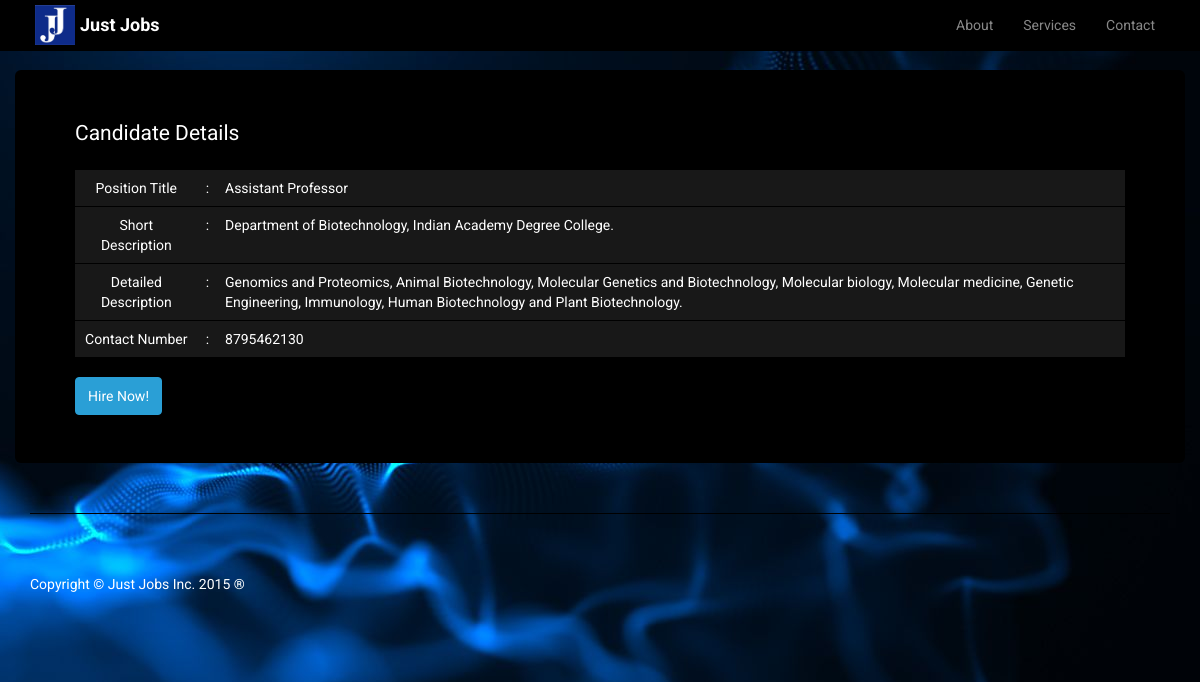
/details?hid=4, run on the app's committed database.
### tables this page shows
CREATE TABLE IF NOT EXISTS `hire` (
`hid` int(11) NOT NULL,
  `title` varchar(30) NOT NULL,
  `desc` varchar(70) NOT NULL,
  `details` varchar(300) NOT NULL,
  `mob` bigint(20) NOT NULL,
  `poster` int(11) NOT NULL
);

### details.php (the view, shortened to what this page needs)
<!DOCTYPE html>
<html lang="en">
<head>
    <link href="css/bootstrap.min.css" rel="stylesheet">
    <link href="css/heroic-features.css" rel="stylesheet">
</head>
<body>
    <nav class="navbar navbar-inverse navbar-fixed-top" role="navigation">
        <div class="container">
            <img class="img-thumbnail img-rounded navbar-left" src="img/fav.png" width="50px" onclick="location.href='index'">
            <div class="navbar-header">
                <a class="navbar-brand" href="index"><b>Just Jobs</b></a>
            </div>
            <div class="collapse navbar-collapse navbar-right" id="bs-example-navbar-collapse-1">
                <ul class="nav navbar-nav">
                    <li>
                        <a href="aboutus">About</a>
                    </li>
                    <li>
                        <a href="services">Services</a>
                    </li>
                    <li>
                        <?php if (isset($_SESSION['login'])):?>
                            <a href="logout">Logout</a>
                        <?php else:?>
                            <a href="contact">Contact</a>
                        <?php endif;?>
                    </li>
                </ul>
            </div>
        </div>
    </nav>
    <div class="container">
        <div class="row">
            <header class="jumbotron">
                <div class="table-responsive">
                <?php
                    if (isset($_GET['hid'])){
                        $hid=$_GET['hid'];
                        echo "<legend>Candidate Details</legend>";
                        $sql=mysql_query("SELECT * FROM hire WHERE hid=$hid") or die(mysql_error());
                        if (mysql_num_rows($sql)) {
                            $res=mysql_fetch_array($sql);
                            echo "<table class='table'>
                                    <tr>
                                        <td class='text-center'>Position Title</td>
                                        <td>:</td>
                                        <td>".$res['title']."</td>
                                    </tr>
                                    <tr>
                                        <td class='text-center'>Short Description</td>
                                        <td>:</td>
                                        <td>".$res['desc']."</td>
                                    </tr>
                                    <tr>
                                        <td class='text-center'>Detailed Description</td>
                                        <td>:</td>
                                        <td>".$res['details']."</td>
                                    </tr>
                                    <tr>
                                        <td class='text-center'>Contact Number</td>
                                        <td>:</td>
                                        <td>".$res['mob']."</td>
                                    </tr>
                                  </table>  ";
                                  if (isset($_SESSION['login']))
                                    echo "<a href='enroll?hid=".$hid."' class='btn btn-primary'>Hire Now!</a>";
                                  else{
                                    echo "<a class='btn btn-primary' data-toggle='modal' data-controls-modal='#login' data-backdrop='static' data-keyboard='false' href='#login'>Hire Now!</a>";
                                  }
                        }
                    }
                ?>
                </div>
            </header>
        </div>
        <hr>
        <footer>
            <div class="row">
                <div class="col-lg-12">
                    <p style="color:white;">Copyright &copy; Just Jobs Inc. 2015 &reg;</p>
                </div>
            </div>
        </footer>
    </div>
</body>
</html>

### css/heroic-features.css (style rules this page uses)
body { padding-top: 70px; }
footer { margin: 50px 0; }

### details.php (style rules this page uses)
body { background: url(img/bg.jpg) top right no-repeat; background-attachment:fixed; }

### data on the page
hire: title "Assistant Professor", desc "Department of Biotechnology, Indian Academy Degree College.", details "Genomics and Proteomics, Animal Biotechnology, Molecular Genetics and Biotechnology, Molecular biology, Molecular medicine, Genetic Engineering, Immunology, Human Biotechnology and Plant Biotechnology.", mob "8795462130"
